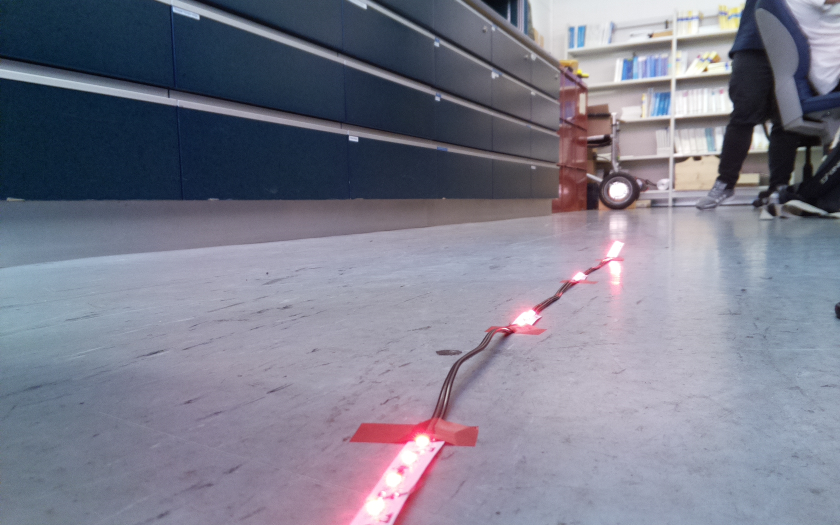
#> input picture Code/line.jpg, 1680 x 1050 px, found by its file name (shown at 1/2 size)
$ python detectingMax1.py
#> lines starting #> are read from the running program, lines starting #| are printed output that depends on the picture
import numpy as np
import cv2
import glob
import argparse
import matplotlib.pyplot as plt

######################################################################
#def hls_color_thresh(img, threshH,threshL, threshS):
def hls_color_thresh(img, threshLow, threshHigh):
    # 1) Convert to HLS color space
    #imgHLS = cv2.cvtColor(img, cv2.COLOR_RGB2HLS)
    imgHLS = cv2.cvtColor(img, cv2.COLOR_RGB2HSV)
    #Hue (0,180) Light (0,255), satur (0,255)


    # 3) Return a binary image of threshold result
    binary_output = np.zeros((img.shape[0], img.shape[1]))
    #binary_output[(imgHLS[:,:,0] >= threshH[0]) & (imgHLS[:,:,0] <= threshH[1]) & (imgHLS[:,:,1] >= threshL[0]) & (imgHLS[:,:,1] <= threshL[1])  | ((imgHLS[:,:,2] >= threshS[0]) & (imgHLS[:,:,2] <= threshS[1]))] = 1
    binary_output[(imgHLS[:,:,0] >= threshLow[0]) & (imgHLS[:,:,0] <= threshHigh[0]) & (imgHLS[:,:,1] >= threshLow[1])  & (imgHLS[:,:,1] <= threshHigh[1])  & (imgHLS[:,:,2] >= threshLow[2]) & (imgHLS[:,:,2] <= threshHigh[2])] = 1

    return binary_output
##########################################################################


image = cv2.imread("line.jpg", cv2.IMREAD_COLOR)
#> image is the input picture: shape (1050, 1680, 3); mean B, G, R 140.5, 124.8, 124.1
imgRGB = cv2.cvtColor(image,cv2.COLOR_BGR2GRAY)
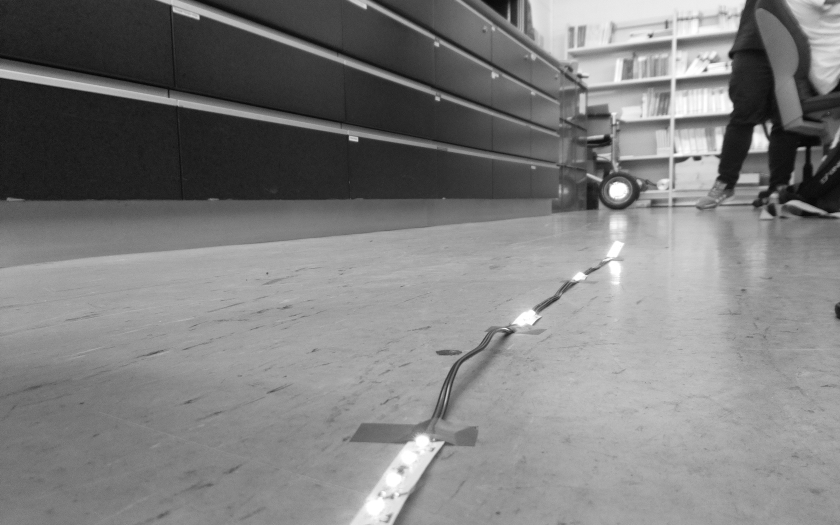
#> imgRGB: shape (1050, 1680) (shown at 1/2 size); min 0, max 255, mean 126.4
imgRGB = cv2.cvtColor(image,cv2.COLOR_BGR2RGB)
#> imgRGB: shape (1050, 1680, 3)

#Setzen werte Perspektive
src = np.float32([[500,550],[250,1050],[1400,1050],[1250,550]])
dst = np.float32([[0,0],[0,1250],[1000,1250],[1000,0]])

M = cv2.getPerspectiveTransform(src,dst)
Minv = cv2.getPerspectiveTransform(dst,src)

img_size = (imgRGB.shape[1],imgRGB.shape[0])
#> img_size = (1680, 1050)
warp = cv2.warpPerspective(imgRGB.copy(), M, (1000,1250),flags=cv2.INTER_LINEAR)
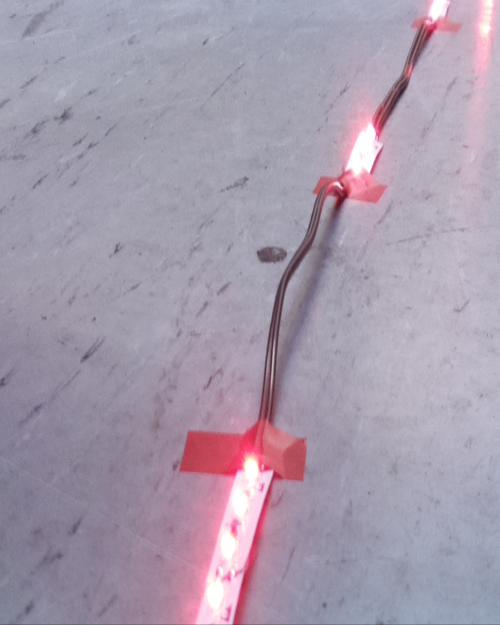
#> warp: shape (1250, 1000, 3) (shown at 1/2 size); mean R, G, B 166.5, 155, 172.2


# the area of the image with the largest intensity value
#> (the run stopped early here; a loop or call above may not have finished)

$ run again, with Code/20170314_140802.jpg copied over Code/line.jpg
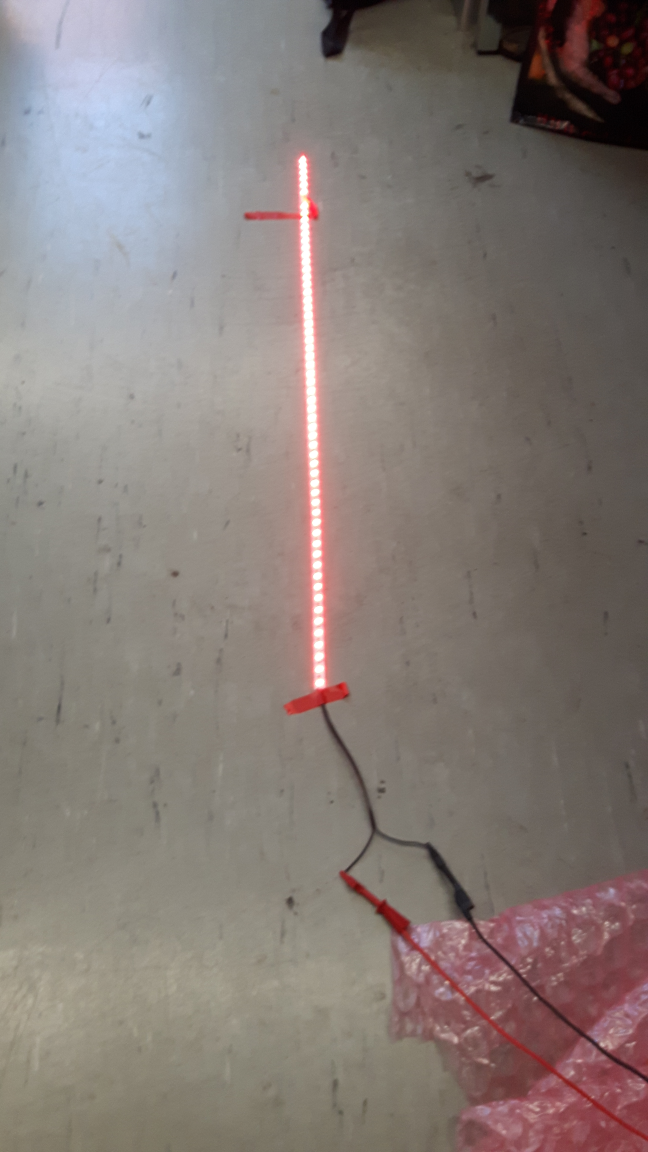
#> input picture Code/20170314_140802.jpg, 2592 x 4608 px, found by its file name (shown at 1/4 size)
#> image is the input picture: shape (4608, 2592, 3); mean B, G, R 118.7, 123.4, 133.3
#> `imgRGB = cv2.cvtColor(image,cv2.COLOR_BGR2GRAY)`:
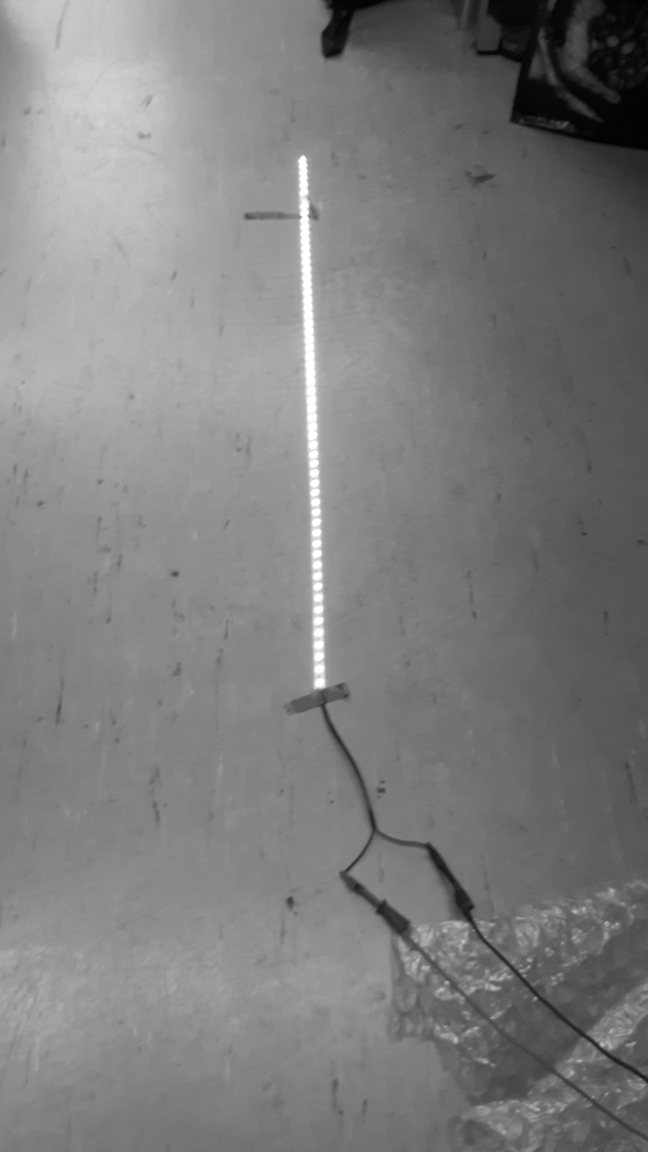
#> imgRGB: shape (4608, 2592) (shown at 1/4 size); min 0, max 255, mean 125.8
#> `warp = cv2.warpPerspective(imgRGB.copy(), M, (1000,1250),flags=cv2.INT..`:
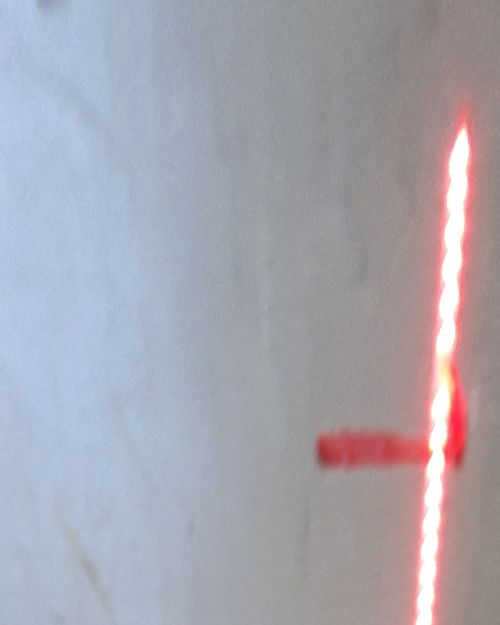
#> warp: shape (1250, 1000, 3) (shown at 1/2 size); mean R, G, B 167.5, 165.6, 174.8

$ run again, with Code/Birdview.jpg copied over Code/line.jpg
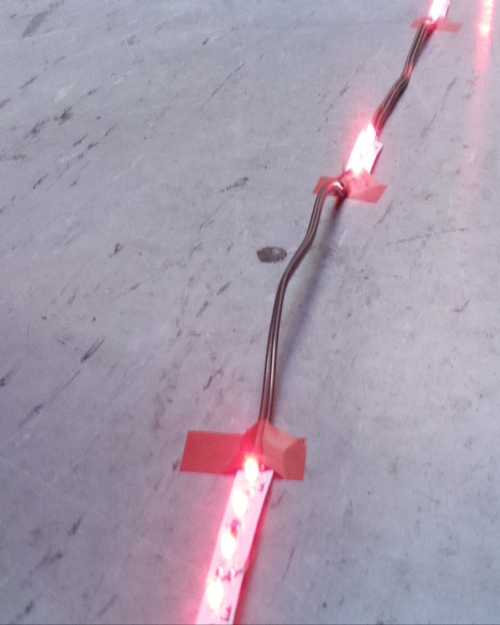
#> input picture Code/Birdview.jpg, 1000 x 1250 px, found by its file name (shown at 1/2 size)
#> image is the input picture: shape (1250, 1000, 3); mean B, G, R 172.2, 155.1, 166.5
#> `imgRGB = cv2.cvtColor(image,cv2.COLOR_BGR2GRAY)`:
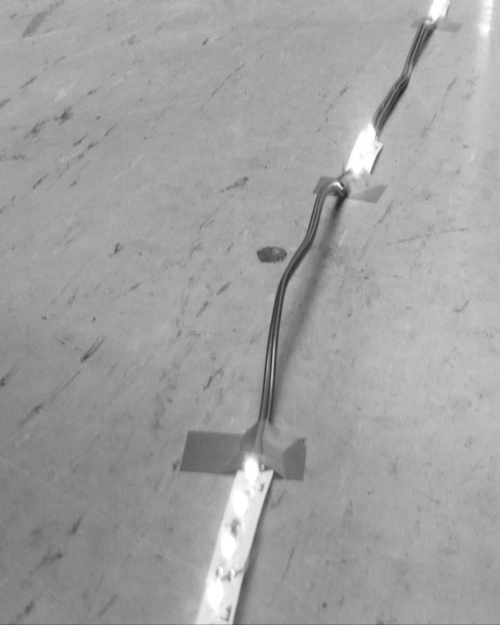
#> imgRGB: shape (1250, 1000) (shown at 1/2 size); min 35, max 255, mean 160.4
#> `warp = cv2.warpPerspective(imgRGB.copy(), M, (1000,1250),flags=cv2.INT..`:
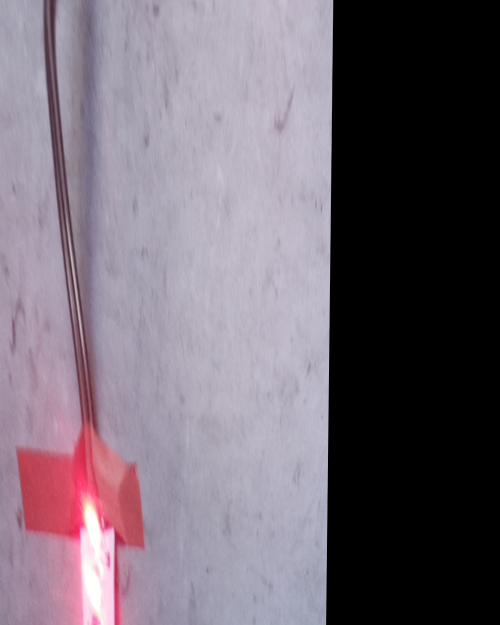
#> warp: shape (1250, 1000, 3) (shown at 1/2 size); mean R, G, B 114.3, 103.9, 114.7

$ run again, with Code/image.jpg copied over Code/line.jpg
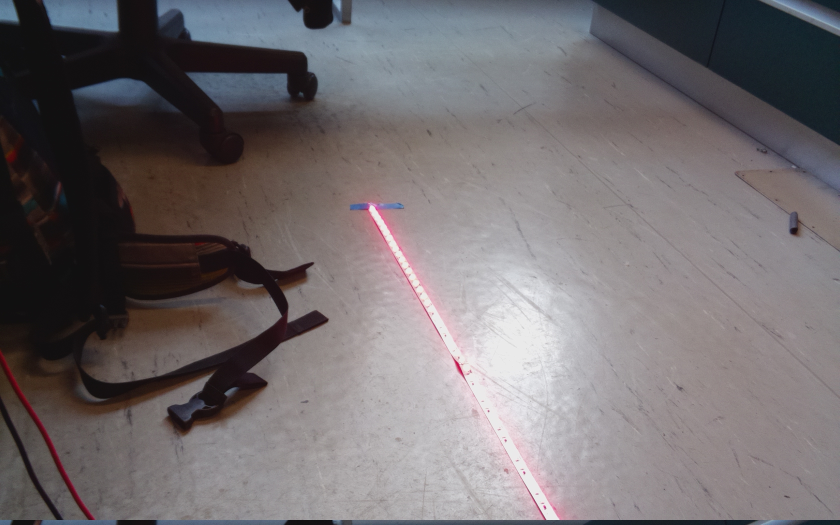
#> input picture Code/image.jpg, 1680 x 1050 px, found by its file name (shown at 1/2 size)
#> image is the input picture: shape (1050, 1680, 3); mean B, G, R 111, 108.6, 114.1
#> `imgRGB = cv2.cvtColor(image,cv2.COLOR_BGR2GRAY)`:
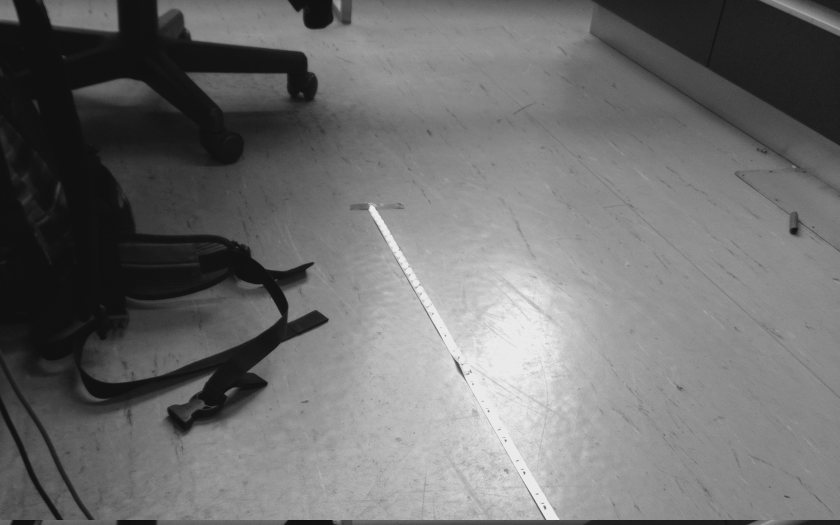
#> imgRGB: shape (1050, 1680) (shown at 1/2 size); min 14, max 243, mean 110.5
#> `warp = cv2.warpPerspective(imgRGB.copy(), M, (1000,1250),flags=cv2.INT..`:
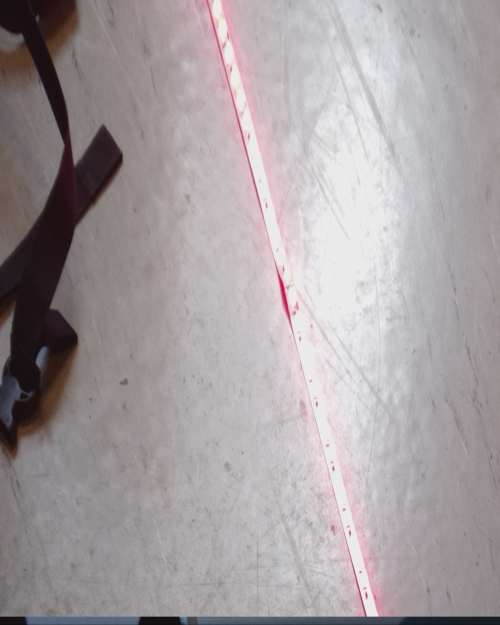
#> warp: shape (1250, 1000, 3) (shown at 1/2 size); mean R, G, B 165.9, 158.8, 161.3
